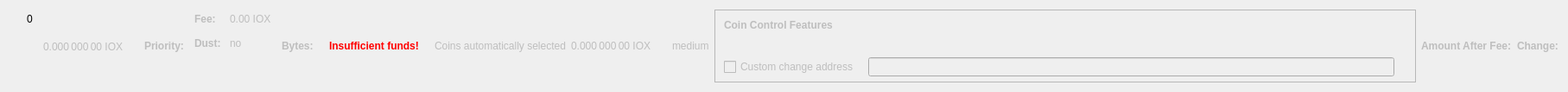
    <widget class="QWidget" name="dummyHideWidget" native="true">
     <property name="maximumSize">
      <size>
       <width>100</width>
       <height>22</height>
      </size>
     </property>
     <layout class="QHBoxLayout" name="dummyHideLayout">
      <item>
       <layout class="QFormLayout" name="formLayoutCoinControl1">
        <property name="horizontalSpacing">
         <number>10</number>
        </property>
        <property name="verticalSpacing">
         <number>14</number>
        </property>
        <property name="leftMargin">
         <number>10</number>
        </property>
        <property name="topMargin">
         <number>4</number>
        </property>
        <property name="rightMargin">
         <number>6</number>
        </property>
        <item row="0" column="1">
         <widget class="QLabel" name="labelCoinControlBytes">
          <property name="cursor">
           <cursorShape>IBeamCursor</cursorShape>
          </property>
          <property name="contextMenuPolicy">
           <enum>Qt::ActionsContextMenu</enum>
          </property>
          <property name="text">
           <string notr="true">0</string>
          </property>
          <property name="textInteractionFlags">
           <set>Qt::LinksAccessibleByMouse|Qt::TextSelectableByKeyboard|Qt::TextSelectableByMouse</set>
          </property>
         </widget>
        </item>
       </layout>
      </item>
      <item>
       <widget class="QLabel" name="labelCoinControlAfterFee">
        <property name="enabled">
         <bool>false</bool>
        </property>
        <property name="sizePolicy">
         <sizepolicy hsizetype="Fixed" vsizetype="Fixed">
          <horstretch>0</horstretch>
          <verstretch>0</verstretch>
         </sizepolicy>
        </property>
        <property name="minimumSize">
         <size>
          <width>111</width>
          <height>12</height>
         </size>
        </property>
        <property name="maximumSize">
         <size>
          <width>111</width>
          <height>12</height>
         </size>
        </property>
        <property name="cursor">
         <cursorShape>IBeamCursor</cursorShape>
        </property>
        <property name="contextMenuPolicy">
         <enum>Qt::ActionsContextMenu</enum>
        </property>
        <property name="text">
         <string notr="true">0.000 000 00 IOX</string>
        </property>
        <property name="textInteractionFlags">
         <set>Qt::LinksAccessibleByMouse|Qt::TextSelectableByKeyboard|Qt::TextSelectableByMouse</set>
        </property>
       </widget>
      </item>
      <item>
       <widget class="QLabel" name="labelCoinControlPriorityText">
        <property name="enabled">
         <bool>false</bool>
        </property>
        <property name="font">
         <font>
          <weight>75</weight>
          <bold>true</bold>
         </font>
        </property>
        <property name="text">
         <string>Priority:</string>
        </property>
       </widget>
      </item>
      <item>
       <layout class="QHBoxLayout" name="horizontalLayout"/>
      </item>
      <item>
       <layout class="QFormLayout" name="formLayoutCoinControl3">
        <property name="horizontalSpacing">
         <number>10</number>
        </property>
        <property name="verticalSpacing">
         <number>14</number>
        </property>
        <property name="leftMargin">
         <number>6</number>
        </property>
        <property name="topMargin">
         <number>4</number>
        </property>
        <property name="rightMargin">
         <number>6</number>
        </property>
        <item row="0" column="0">
         <widget class="QLabel" name="labelCoinControlFeeText">
          <property name="enabled">
           <bool>false</bool>
          </property>
          <property name="font">
           <font>
            <weight>75</weight>
            <bold>true</bold>
           </font>
          </property>
          <property name="text">
           <string>Fee:</string>
          </property>
          <property name="margin">
           <number>0</number>
          </property>
         </widget>
        </item>
        <item row="0" column="1">
         <widget class="QLabel" name="labelCoinControlFee">
          <property name="enabled">
           <bool>false</bool>
          </property>
          <property name="cursor">
           <cursorShape>IBeamCursor</cursorShape>
          </property>
          <property name="contextMenuPolicy">
           <enum>Qt::ActionsContextMenu</enum>
          </property>
          <property name="text">
           <string notr="true">0.00 IOX</string>
          </property>
          <property name="textInteractionFlags">
           <set>Qt::LinksAccessibleByMouse|Qt::TextSelectableByKeyboard|Qt::TextSelectableByMouse</set>
          </property>
         </widget>
        </item>
        <item row="1" column="0">
         <widget class="QLabel" name="labelCoinControlLowOutputText">
          <property name="enabled">
           <bool>false</bool>
          </property>
          <property name="font">
           <font>
            <weight>75</weight>
            <bold>true</bold>
           </font>
          </property>
          <property name="text">
           <string>Dust:</string>
          </property>
         </widget>
        </item>
        <item row="1" column="1">
         <widget class="QLabel" name="labelCoinControlLowOutput">
          <property name="enabled">
           <bool>false</bool>
          </property>
          <property name="cursor">
           <cursorShape>IBeamCursor</cursorShape>
          </property>
          <property name="contextMenuPolicy">
           <enum>Qt::ActionsContextMenu</enum>
          </property>
          <property name="text">
           <string>no</string>
          </property>
          <property name="textInteractionFlags">
           <set>Qt::LinksAccessibleByMouse|Qt::TextSelectableByKeyboard|Qt::TextSelectableByMouse</set>
          </property>
         </widget>
        </item>
       </layout>
      </item>
      <item>
       <widget class="QLabel" name="labelCoinControlBytesText">
        <property name="enabled">
         <bool>false</bool>
        </property>
        <property name="font">
         <font>
          <weight>75</weight>
          <bold>true</bold>
         </font>
        </property>
        <property name="text">
         <string>Bytes:</string>
        </property>
       </widget>
      </item>
      <item>
       <layout class="QFormLayout" name="formLayoutCoinControl2">
        <property name="horizontalSpacing">
         <number>10</number>
        </property>
        <property name="verticalSpacing">
         <number>14</number>
        </property>
        <property name="leftMargin">
         <number>6</number>
        </property>
        <property name="topMargin">
         <number>4</number>
        </property>
        <property name="rightMargin">
         <number>6</number>
        </property>
       </layout>
      </item>
      <item>
       <layout class="QHBoxLayout" name="horizontalLayoutCoinControl2">
        <property name="spacing">
         <number>8</number>
        </property>
        <property name="bottomMargin">
         <number>10</number>
        </property>
       </layout>
      </item>
      <item>
       <widget class="QLabel" name="labelCoinControlInsuffFunds">
        <property name="enabled">
         <bool>false</bool>
        </property>
        <property name="minimumSize">
         <size>
          <width>0</width>
          <height>0</height>
         </size>
        </property>
        <property name="font">
         <font>
          <weight>75</weight>
          <bold>true</bold>
         </font>
        </property>
        <property name="styleSheet">
         <string notr="true">color:red;font-weight:bold;</string>
        </property>
        <property name="text">
         <string>Insufficient funds!</string>
        </property>
        <property name="margin">
         <number>5</number>
        </property>
       </widget>
      </item>
      <item>
       <layout class="QFormLayout" name="formLayoutCoinControl4">
        <property name="horizontalSpacing">
         <number>10</number>
        </property>
        <property name="verticalSpacing">
         <number>14</number>
        </property>
        <property name="leftMargin">
         <number>6</number>
        </property>
        <property name="topMargin">
         <number>4</number>
        </property>
        <property name="rightMargin">
         <number>6</number>
        </property>
       </layout>
      </item>
      <item>
       <widget class="QLabel" name="labelCoinControlAutomaticallySelected">
        <property name="enabled">
         <bool>false</bool>
        </property>
        <property name="sizePolicy">
         <sizepolicy hsizetype="Fixed" vsizetype="Fixed">
          <horstretch>0</horstretch>
          <verstretch>0</verstretch>
         </sizepolicy>
        </property>
        <property name="minimumSize">
         <size>
          <width>0</width>
          <height>0</height>
         </size>
        </property>
        <property name="maximumSize">
         <size>
          <width>240</width>
          <height>16777215</height>
         </size>
        </property>
        <property name="text">
         <string>Coins automatically selected</string>
        </property>
        <property name="margin">
         <number>5</number>
        </property>
       </widget>
      </item>
      <item>
       <widget class="QLabel" name="labelCoinControlChange">
        <property name="enabled">
         <bool>false</bool>
        </property>
        <property name="sizePolicy">
         <sizepolicy hsizetype="Fixed" vsizetype="Fixed">
          <horstretch>0</horstretch>
          <verstretch>0</verstretch>
         </sizepolicy>
        </property>
        <property name="minimumSize">
         <size>
          <width>111</width>
          <height>0</height>
         </size>
        </property>
        <property name="maximumSize">
         <size>
          <width>111</width>
          <height>16777215</height>
         </size>
        </property>
        <property name="cursor">
         <cursorShape>IBeamCursor</cursorShape>
        </property>
        <property name="contextMenuPolicy">
         <enum>Qt::ActionsContextMenu</enum>
        </property>
        <property name="text">
         <string notr="true">0.000 000 00 IOX</string>
        </property>
        <property name="textInteractionFlags">
         <set>Qt::LinksAccessibleByMouse|Qt::TextSelectableByKeyboard|Qt::TextSelectableByMouse</set>
        </property>
       </widget>
      </item>
      <item>
       <widget class="QLabel" name="labelCoinControlPriority">
        <property name="enabled">
         <bool>false</bool>
        </property>
        <property name="cursor">
         <cursorShape>IBeamCursor</cursorShape>
        </property>
        <property name="contextMenuPolicy">
         <enum>Qt::ActionsContextMenu</enum>
        </property>
        <property name="text">
         <string>medium</string>
        </property>
        <property name="textInteractionFlags">
         <set>Qt::LinksAccessibleByMouse|Qt::TextSelectableByKeyboard|Qt::TextSelectableByMouse</set>
        </property>
       </widget>
      </item>
      <item>
       <widget class="QFrame" name="frameCoinControl">
        <property name="sizePolicy">
         <sizepolicy hsizetype="Expanding" vsizetype="Expanding">
          <horstretch>0</horstretch>
          <verstretch>0</verstretch>
         </sizepolicy>
        </property>
        <property name="maximumSize">
         <size>
          <width>16777215</width>
          <height>16777215</height>
         </size>
        </property>
        <property name="frameShape">
         <enum>QFrame::StyledPanel</enum>
        </property>
        <property name="frameShadow">
         <enum>QFrame::Sunken</enum>
        </property>
        <layout class="QVBoxLayout" name="verticalLayoutCoinControl2_2">
         <property name="spacing">
          <number>0</number>
         </property>
         <property name="leftMargin">
          <number>0</number>
         </property>
         <property name="topMargin">
          <number>0</number>
         </property>
         <property name="rightMargin">
          <number>0</number>
         </property>
         <property name="bottomMargin">
          <number>6</number>
         </property>
         <item>
          <layout class="QVBoxLayout" name="verticalLayoutCoinControl" stretch="0,0,0,1">
           <property name="spacing">
            <number>0</number>
           </property>
           <property name="leftMargin">
            <number>10</number>
           </property>
           <property name="topMargin">
            <number>10</number>
           </property>
           <item>
            <layout class="QHBoxLayout" name="horizontalLayoutCoinControl1">
             <property name="bottomMargin">
              <number>15</number>
             </property>
             <item>
              <widget class="QLabel" name="labelCoinControlFeatures">
               <property name="enabled">
                <bool>false</bool>
               </property>
               <property name="sizePolicy">
                <sizepolicy hsizetype="Preferred" vsizetype="Maximum">
                 <horstretch>0</horstretch>
                 <verstretch>0</verstretch>
                </sizepolicy>
               </property>
               <property name="font">
                <font>
                 <weight>75</weight>
                 <bold>true</bold>
                </font>
               </property>
               <property name="styleSheet">
                <string notr="true">font-weight:bold;</string>
               </property>
               <property name="text">
                <string>Coin Control Features</string>
               </property>
              </widget>
             </item>
            </layout>
           </item>
           <item>
            <widget class="QWidget" name="widgetCoinControl" native="true">
             <property name="sizePolicy">
              <sizepolicy hsizetype="Preferred" vsizetype="Preferred">
               <horstretch>0</horstretch>
               <verstretch>0</verstretch>
              </sizepolicy>
             </property>
             <property name="minimumSize">
              <size>
               <width>0</width>
               <height>0</height>
              </size>
             </property>
             <property name="styleSheet">
              <string notr="true"/>
             </property>
             <layout class="QHBoxLayout" name="horizontalLayoutCoinControl5_2">
              <property name="leftMargin">
               <number>0</number>
              </property>
              <property name="topMargin">
               <number>0</number>
              </property>
              <property name="rightMargin">
               <number>0</number>
              </property>
              <property name="bottomMargin">
               <number>0</number>
              </property>
              <item>
               <layout class="QHBoxLayout" name="horizontalLayoutCoinControl3">
                <property name="spacing">
                 <number>20</number>
                </property>
                <property name="topMargin">
                 <number>0</number>
                </property>
                <property name="bottomMargin">
                 <number>10</number>
                </property>
               </layout>
              </item>
             </layout>
            </widget>
           </item>
           <item>
            <layout class="QHBoxLayout" name="horizontalLayoutCoinControl4" stretch="0,0,0">
             <property name="spacing">
              <number>12</number>
             </property>
             <property name="sizeConstraint">
              <enum>QLayout::SetDefaultConstraint</enum>
             </property>
             <property name="topMargin">
              <number>5</number>
             </property>
             <property name="rightMargin">
              <number>5</number>
             </property>
             <item>
              <widget class="QCheckBox" name="checkBoxCoinControlChange">
               <property name="enabled">
                <bool>false</bool>
               </property>
               <property name="toolTip">
                <string>If this is activated, but the change address is empty or invalid, change will be sent to a newly generated address.</string>
               </property>
               <property name="text">
                <string>Custom change address</string>
               </property>
              </widget>
             </item>
             <item>
              <widget class="QValidatedLineEdit" name="lineEditCoinControlChange">
               <property name="enabled">
                <bool>false</bool>
               </property>
               <property name="sizePolicy">
                <sizepolicy hsizetype="Expanding" vsizetype="Fixed">
                 <horstretch>0</horstretch>
                 <verstretch>0</verstretch>
                </sizepolicy>
               </property>
              </widget>
             </item>
             <item>
              <widget class="QLabel" name="labelCoinControlChangeLabel_2">
               <property name="sizePolicy">
                <sizepolicy hsizetype="Preferred" vsizetype="Expanding">
                 <horstretch>0</horstretch>
                 <verstretch>0</verstretch>
                </sizepolicy>
               </property>
               <property name="minimumSize">
                <size>
                 <width>0</width>
                 <height>0</height>
                </size>
               </property>
               <property name="text">
                <string/>
               </property>
               <property name="margin">
                <number>3</number>
               </property>
              </widget>
             </item>
            </layout>
           </item>
           <item>
            <spacer name="verticalSpacerCoinControl">
             <property name="orientation">
              <enum>Qt::Vertical</enum>
             </property>
             <property name="sizeHint" stdset="0">
              <size>
               <width>800</width>
               <height>1</height>
              </size>
             </property>
            </spacer>
           </item>
          </layout>
         </item>
        </layout>
       </widget>
      </item>
      <item>
       <widget class="QLabel" name="labelCoinControlAfterFeeText">
        <property name="enabled">
         <bool>false</bool>
        </property>
        <property name="minimumSize">
         <size>
          <width>0</width>
          <height>0</height>
         </size>
        </property>
        <property name="maximumSize">
         <size>
          <width>16777215</width>
          <height>16777215</height>
         </size>
        </property>
        <property name="font">
         <font>
          <weight>75</weight>
          <bold>true</bold>
         </font>
        </property>
        <property name="text">
         <string>Amount After Fee:</string>
        </property>
        <property name="alignment">
         <set>Qt::AlignLeading|Qt::AlignLeft|Qt::AlignVCenter</set>
        </property>
        <property name="margin">
         <number>0</number>
        </property>
       </widget>
      </item>
      <item>
       <widget class="QLabel" name="labelCoinControlChangeText">
        <property name="enabled">
         <bool>false</bool>
        </property>
        <property name="sizePolicy">
         <sizepolicy hsizetype="Preferred" vsizetype="Preferred">
          <horstretch>0</horstretch>
          <verstretch>0</verstretch>
         </sizepolicy>
        </property>
        <property name="minimumSize">
         <size>
          <width>0</width>
          <height>0</height>
         </size>
        </property>
        <property name="maximumSize">
         <size>
          <width>16777215</width>
          <height>16777215</height>
         </size>
        </property>
        <property name="font">
         <font>
          <weight>75</weight>
          <bold>true</bold>
         </font>
        </property>
        <property name="text">
         <string>Change:</string>
        </property>
        <property name="alignment">
         <set>Qt::AlignLeading|Qt::AlignLeft|Qt::AlignVCenter</set>
        </property>
       </widget>
      </item>
     </layout>
    </widget>
